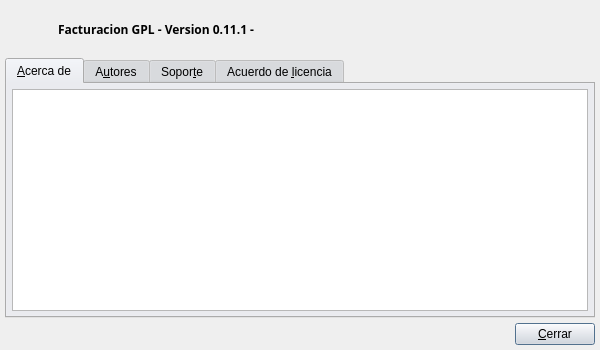
<ui version="4.0" >
 <class>BfAboutBase</class>
 <widget class="QDialog" name="BfAboutBase" >
  <property name="geometry" >
   <rect>
    <x>0</x>
    <y>0</y>
    <width>600</width>
    <height>350</height>
   </rect>
  </property>
  <property name="sizePolicy" >
   <sizepolicy vsizetype="Maximum" hsizetype="Maximum" >
    <horstretch>0</horstretch>
    <verstretch>0</verstretch>
   </sizepolicy>
  </property>
  <property name="minimumSize" >
   <size>
    <width>600</width>
    <height>350</height>
   </size>
  </property>
  <property name="maximumSize" >
   <size>
    <width>600</width>
    <height>350</height>
   </size>
  </property>
  <property name="palette" >
   <palette>
    <active>
     <colorrole role="WindowText" >
      <brush brushstyle="SolidPattern" >
       <color alpha="255" >
        <red>0</red>
        <green>0</green>
        <blue>0</blue>
       </color>
      </brush>
     </colorrole>
     <colorrole role="Button" >
      <brush brushstyle="SolidPattern" >
       <color alpha="255" >
        <red>221</red>
        <green>223</green>
        <blue>228</blue>
       </color>
      </brush>
     </colorrole>
     <colorrole role="Light" >
      <brush brushstyle="SolidPattern" >
       <color alpha="255" >
        <red>255</red>
        <green>255</green>
        <blue>255</blue>
       </color>
      </brush>
     </colorrole>
     <colorrole role="Midlight" >
      <brush brushstyle="SolidPattern" >
       <color alpha="255" >
        <red>255</red>
        <green>255</green>
        <blue>255</blue>
       </color>
      </brush>
     </colorrole>
     <colorrole role="Dark" >
      <brush brushstyle="SolidPattern" >
       <color alpha="255" >
        <red>85</red>
        <green>85</green>
        <blue>85</blue>
       </color>
      </brush>
     </colorrole>
     <colorrole role="Mid" >
      <brush brushstyle="SolidPattern" >
       <color alpha="255" >
        <red>199</red>
        <green>199</green>
        <blue>199</blue>
       </color>
      </brush>
     </colorrole>
     <colorrole role="Text" >
      <brush brushstyle="SolidPattern" >
       <color alpha="255" >
        <red>0</red>
        <green>0</green>
        <blue>0</blue>
       </color>
      </brush>
     </colorrole>
     <colorrole role="BrightText" >
      <brush brushstyle="SolidPattern" >
       <color alpha="255" >
        <red>255</red>
        <green>255</green>
        <blue>255</blue>
       </color>
      </brush>
     </colorrole>
     <colorrole role="ButtonText" >
      <brush brushstyle="SolidPattern" >
       <color alpha="255" >
        <red>0</red>
        <green>0</green>
        <blue>0</blue>
       </color>
      </brush>
     </colorrole>
     <colorrole role="Base" >
      <brush brushstyle="SolidPattern" >
       <color alpha="255" >
        <red>255</red>
        <green>255</green>
        <blue>255</blue>
       </color>
      </brush>
     </colorrole>
     <colorrole role="Window" >
      <brush brushstyle="SolidPattern" >
       <color alpha="255" >
        <red>239</red>
        <green>239</green>
        <blue>239</blue>
       </color>
      </brush>
     </colorrole>
     <colorrole role="Shadow" >
      <brush brushstyle="SolidPattern" >
       <color alpha="255" >
        <red>0</red>
        <green>0</green>
        <blue>0</blue>
       </color>
      </brush>
     </colorrole>
     <colorrole role="Highlight" >
      <brush brushstyle="SolidPattern" >
       <color alpha="255" >
        <red>103</red>
        <green>141</green>
        <blue>178</blue>
       </color>
      </brush>
     </colorrole>
     <colorrole role="HighlightedText" >
      <brush brushstyle="SolidPattern" >
       <color alpha="255" >
        <red>255</red>
        <green>255</green>
        <blue>255</blue>
       </color>
      </brush>
     </colorrole>
     <colorrole role="Link" >
      <brush brushstyle="SolidPattern" >
       <color alpha="255" >
        <red>0</red>
        <green>0</green>
        <blue>238</blue>
       </color>
      </brush>
     </colorrole>
     <colorrole role="LinkVisited" >
      <brush brushstyle="SolidPattern" >
       <color alpha="255" >
        <red>82</red>
        <green>24</green>
        <blue>139</blue>
       </color>
      </brush>
     </colorrole>
     <colorrole role="AlternateBase" >
      <brush brushstyle="SolidPattern" >
       <color alpha="255" >
        <red>232</red>
        <green>232</green>
        <blue>232</blue>
       </color>
      </brush>
     </colorrole>
    </active>
    <inactive>
     <colorrole role="WindowText" >
      <brush brushstyle="SolidPattern" >
       <color alpha="255" >
        <red>0</red>
        <green>0</green>
        <blue>0</blue>
       </color>
      </brush>
     </colorrole>
     <colorrole role="Button" >
      <brush brushstyle="SolidPattern" >
       <color alpha="255" >
        <red>221</red>
        <green>223</green>
        <blue>228</blue>
       </color>
      </brush>
     </colorrole>
     <colorrole role="Light" >
      <brush brushstyle="SolidPattern" >
       <color alpha="255" >
        <red>255</red>
        <green>255</green>
        <blue>255</blue>
       </color>
      </brush>
     </colorrole>
     <colorrole role="Midlight" >
      <brush brushstyle="SolidPattern" >
       <color alpha="255" >
        <red>255</red>
        <green>255</green>
        <blue>255</blue>
       </color>
      </brush>
     </colorrole>
     <colorrole role="Dark" >
      <brush brushstyle="SolidPattern" >
       <color alpha="255" >
        <red>85</red>
        <green>85</green>
        <blue>85</blue>
       </color>
      </brush>
     </colorrole>
     <colorrole role="Mid" >
      <brush brushstyle="SolidPattern" >
       <color alpha="255" >
        <red>199</red>
        <green>199</green>
        <blue>199</blue>
       </color>
      </brush>
     </colorrole>
     <colorrole role="Text" >
      <brush brushstyle="SolidPattern" >
       <color alpha="255" >
        <red>0</red>
        <green>0</green>
        <blue>0</blue>
       </color>
      </brush>
     </colorrole>
     <colorrole role="BrightText" >
      <brush brushstyle="SolidPattern" >
       <color alpha="255" >
        <red>255</red>
        <green>255</green>
        <blue>255</blue>
       </color>
      </brush>
     </colorrole>
     <colorrole role="ButtonText" >
      <brush brushstyle="SolidPattern" >
       <color alpha="255" >
        <red>0</red>
        <green>0</green>
        <blue>0</blue>
       </color>
      </brush>
     </colorrole>
     <colorrole role="Base" >
      <brush brushstyle="SolidPattern" >
       <color alpha="255" >
        <red>255</red>
        <green>255</green>
        <blue>255</blue>
       </color>
      </brush>
     </colorrole>
     <colorrole role="Window" >
      <brush brushstyle="SolidPattern" >
       <color alpha="255" >
        <red>239</red>
        <green>239</green>
        <blue>239</blue>
       </color>
      </brush>
     </colorrole>
     <colorrole role="Shadow" >
      <brush brushstyle="SolidPattern" >
       <color alpha="255" >
        <red>0</red>
        <green>0</green>
        <blue>0</blue>
       </color>
      </brush>
     </colorrole>
     <colorrole role="Highlight" >
      <brush brushstyle="SolidPattern" >
       <color alpha="255" >
        <red>103</red>
        <green>141</green>
        <blue>178</blue>
       </color>
      </brush>
     </colorrole>
     <colorrole role="HighlightedText" >
      <brush brushstyle="SolidPattern" >
       <color alpha="255" >
        <red>255</red>
        <green>255</green>
        <blue>255</blue>
       </color>
      </brush>
     </colorrole>
     <colorrole role="Link" >
      <brush brushstyle="SolidPattern" >
       <color alpha="255" >
        <red>0</red>
        <green>0</green>
        <blue>238</blue>
       </color>
      </brush>
     </colorrole>
     <colorrole role="LinkVisited" >
      <brush brushstyle="SolidPattern" >
       <color alpha="255" >
        <red>82</red>
        <green>24</green>
        <blue>139</blue>
       </color>
      </brush>
     </colorrole>
     <colorrole role="AlternateBase" >
      <brush brushstyle="SolidPattern" >
       <color alpha="255" >
        <red>232</red>
        <green>232</green>
        <blue>232</blue>
       </color>
      </brush>
     </colorrole>
    </inactive>
    <disabled>
     <colorrole role="WindowText" >
      <brush brushstyle="SolidPattern" >
       <color alpha="255" >
        <red>128</red>
        <green>128</green>
        <blue>128</blue>
       </color>
      </brush>
     </colorrole>
     <colorrole role="Button" >
      <brush brushstyle="SolidPattern" >
       <color alpha="255" >
        <red>221</red>
        <green>223</green>
        <blue>228</blue>
       </color>
      </brush>
     </colorrole>
     <colorrole role="Light" >
      <brush brushstyle="SolidPattern" >
       <color alpha="255" >
        <red>255</red>
        <green>255</green>
        <blue>255</blue>
       </color>
      </brush>
     </colorrole>
     <colorrole role="Midlight" >
      <brush brushstyle="SolidPattern" >
       <color alpha="255" >
        <red>255</red>
        <green>255</green>
        <blue>255</blue>
       </color>
      </brush>
     </colorrole>
     <colorrole role="Dark" >
      <brush brushstyle="SolidPattern" >
       <color alpha="255" >
        <red>85</red>
        <green>85</green>
        <blue>85</blue>
       </color>
      </brush>
     </colorrole>
     <colorrole role="Mid" >
      <brush brushstyle="SolidPattern" >
       <color alpha="255" >
        <red>199</red>
        <green>199</green>
        <blue>199</blue>
       </color>
      </brush>
     </colorrole>
     <colorrole role="Text" >
      <brush brushstyle="SolidPattern" >
       <color alpha="255" >
        <red>199</red>
        <green>199</green>
        <blue>199</blue>
       </color>
      </brush>
     </colorrole>
     <colorrole role="BrightText" >
      <brush brushstyle="SolidPattern" >
       <color alpha="255" >
        <red>255</red>
        <green>255</green>
        <blue>255</blue>
       </color>
      </brush>
     </colorrole>
     <colorrole role="ButtonText" >
      <brush brushstyle="SolidPattern" >
       <color alpha="255" >
        <red>128</red>
        <green>128</green>
        <blue>128</blue>
       </color>
      </brush>
     </colorrole>
     <colorrole role="Base" >
      <brush brushstyle="SolidPattern" >
       <color alpha="255" >
        <red>239</red>
        <green>239</green>
        <blue>239</blue>
       </color>
      </brush>
     </colorrole>
     <colorrole role="Window" >
      <brush brushstyle="SolidPattern" >
       <color alpha="255" >
        <red>239</red>
        <green>239</green>
        <blue>239</blue>
       </color>
      </brush>
     </colorrole>
     <colorrole role="Shadow" >
      <brush brushstyle="SolidPattern" >
       <color alpha="255" >
        <red>0</red>
        <green>0</green>
        <blue>0</blue>
       </color>
      </brush>
     </colorrole>
     <colorrole role="Highlight" >
      <brush brushstyle="SolidPattern" >
       <color alpha="255" >
        <red>86</red>
        <green>117</green>
        <blue>148</blue>
       </color>
      </brush>
     </colorrole>
     <colorrole role="HighlightedText" >
      <brush brushstyle="SolidPattern" >
       <color alpha="255" >
        <red>255</red>
        <green>255</green>
        <blue>255</blue>
       </color>
      </brush>
     </colorrole>
     <colorrole role="Link" >
      <brush brushstyle="SolidPattern" >
       <color alpha="255" >
        <red>0</red>
        <green>0</green>
        <blue>238</blue>
       </color>
      </brush>
     </colorrole>
     <colorrole role="LinkVisited" >
      <brush brushstyle="SolidPattern" >
       <color alpha="255" >
        <red>82</red>
        <green>24</green>
        <blue>139</blue>
       </color>
      </brush>
     </colorrole>
     <colorrole role="AlternateBase" >
      <brush brushstyle="SolidPattern" >
       <color alpha="255" >
        <red>232</red>
        <green>232</green>
        <blue>232</blue>
       </color>
      </brush>
     </colorrole>
    </disabled>
   </palette>
  </property>
  <property name="windowTitle" >
   <string>Acerca de Iglues/BulmaFact</string>
  </property>
  <property name="windowIcon" >
   <iconset>
    <normaloff/>
   </iconset>
  </property>
  <layout class="QHBoxLayout" >
   <property name="spacing" >
    <number>5</number>
   </property>
   <property name="margin" >
    <number>5</number>
   </property>
   <item>
    <layout class="QVBoxLayout" >
     <property name="spacing" >
      <number>5</number>
     </property>
     <property name="margin" >
      <number>0</number>
     </property>
     <item>
      <layout class="QHBoxLayout" >
       <property name="spacing" >
        <number>5</number>
       </property>
       <property name="margin" >
        <number>0</number>
       </property>
       <item>
        <widget class="QLabel" name="label" >
         <property name="minimumSize" >
          <size>
           <width>48</width>
           <height>48</height>
          </size>
         </property>
         <property name="maximumSize" >
          <size>
           <width>48</width>
           <height>48</height>
          </size>
         </property>
         <property name="text" >
          <string/>
         </property>
         <property name="pixmap" >
          <pixmap resource="../../bulmages.qrc" >:/Images/iconbulmafact.png</pixmap>
         </property>
         <property name="scaledContents" >
          <bool>true</bool>
         </property>
        </widget>
       </item>
       <item>
        <widget class="QLabel" name="mui_lbversion" >
         <property name="font" >
          <font>
           <family>Sans Serif</family>
           <pointsize>9</pointsize>
           <weight>75</weight>
           <italic>false</italic>
           <bold>true</bold>
           <underline>false</underline>
           <strikeout>false</strikeout>
          </font>
         </property>
         <property name="text" >
          <string>Facturacion GPL - Version 0.11.1 -</string>
         </property>
        </widget>
       </item>
       <item>
        <spacer>
         <property name="orientation" >
          <enum>Qt::Horizontal</enum>
         </property>
         <property name="sizeHint" stdset="0" >
          <size>
           <width>40</width>
           <height>20</height>
          </size>
         </property>
        </spacer>
       </item>
      </layout>
     </item>
     <item>
      <widget class="QTabWidget" name="TabWidget2" >
       <property name="focusPolicy" >
        <enum>Qt::StrongFocus</enum>
       </property>
       <property name="layoutDirection" >
        <enum>Qt::LeftToRight</enum>
       </property>
       <property name="currentIndex" >
        <number>0</number>
       </property>
       <widget class="QWidget" name="Acercade" >
        <attribute name="title" >
         <string>&amp;Acerca de</string>
        </attribute>
        <layout class="QHBoxLayout" >
         <property name="spacing" >
          <number>5</number>
         </property>
         <property name="margin" >
          <number>5</number>
         </property>
         <item>
          <widget class="QTextEdit" name="textEdit_sobre" >
           <property name="focusPolicy" >
            <enum>Qt::StrongFocus</enum>
           </property>
           <property name="readOnly" >
            <bool>true</bool>
           </property>
          </widget>
         </item>
        </layout>
       </widget>
       <widget class="QWidget" name="autores" >
        <attribute name="title" >
         <string>A&amp;utores</string>
        </attribute>
        <layout class="QHBoxLayout" >
         <property name="spacing" >
          <number>5</number>
         </property>
         <property name="margin" >
          <number>5</number>
         </property>
         <item>
          <widget class="QTextEdit" name="textEdit_autores" >
           <property name="focusPolicy" >
            <enum>Qt::StrongFocus</enum>
           </property>
           <property name="autoFormatting" >
            <set>QTextEdit::AutoAll</set>
           </property>
           <property name="readOnly" >
            <bool>true</bool>
           </property>
           <property name="html" >
            <string>&lt;!DOCTYPE HTML PUBLIC "-//W3C//DTD HTML 4.0//EN" "http://www.w3.org/TR/REC-html40/strict.dtd">
&lt;html>&lt;head>&lt;meta name="qrichtext" content="1" />&lt;style type="text/css">
p, li { white-space: pre-wrap; }
&lt;/style>&lt;/head>&lt;body style=" font-family:'Sans Serif'; font-size:7pt; font-weight:400; font-style:normal;">
&lt;p style="-qt-paragraph-type:empty; margin-top:12px; margin-bottom:12px; margin-left:0px; margin-right:0px; -qt-block-indent:0; text-indent:0px; font-size:9pt;">&lt;/p>&lt;/body>&lt;/html></string>
           </property>
          </widget>
         </item>
        </layout>
       </widget>
       <widget class="QWidget" name="soporte" >
        <attribute name="title" >
         <string>Sopor&amp;te</string>
        </attribute>
        <layout class="QHBoxLayout" >
         <property name="spacing" >
          <number>5</number>
         </property>
         <property name="margin" >
          <number>5</number>
         </property>
         <item>
          <widget class="QTextEdit" name="textEdit_soporte" >
           <property name="focusPolicy" >
            <enum>Qt::TabFocus</enum>
           </property>
           <property name="readOnly" >
            <bool>true</bool>
           </property>
          </widget>
         </item>
        </layout>
       </widget>
       <widget class="QWidget" name="licencia" >
        <attribute name="title" >
         <string>Acuerdo de &amp;licencia</string>
        </attribute>
        <layout class="QHBoxLayout" >
         <property name="spacing" >
          <number>5</number>
         </property>
         <property name="margin" >
          <number>5</number>
         </property>
         <item>
          <widget class="QTextEdit" name="textEdit_licencia" >
           <property name="focusPolicy" >
            <enum>Qt::StrongFocus</enum>
           </property>
           <property name="readOnly" >
            <bool>true</bool>
           </property>
          </widget>
         </item>
        </layout>
       </widget>
      </widget>
     </item>
     <item>
      <layout class="QHBoxLayout" >
       <property name="spacing" >
        <number>5</number>
       </property>
       <property name="margin" >
        <number>0</number>
       </property>
       <item>
        <spacer>
         <property name="orientation" >
          <enum>Qt::Horizontal</enum>
         </property>
         <property name="sizeHint" stdset="0" >
          <size>
           <width>40</width>
           <height>20</height>
          </size>
         </property>
        </spacer>
       </item>
       <item>
        <widget class="QPushButton" name="pushButton_cerrar" >
         <property name="text" >
          <string>&amp;Cerrar</string>
         </property>
        </widget>
       </item>
      </layout>
     </item>
    </layout>
   </item>
  </layout>
 </widget>
 <layoutdefault spacing="5" margin="5" />
 <resources>
  <include location="../../bulmages.qrc" />
 </resources>
 <connections>
  <connection>
   <sender>pushButton_cerrar</sender>
   <signal>clicked()</signal>
   <receiver>BfAboutBase</receiver>
   <slot>close()</slot>
   <hints>
    <hint type="sourcelabel" >
     <x>546</x>
     <y>325</y>
    </hint>
    <hint type="destinationlabel" >
     <x>299</x>
     <y>174</y>
    </hint>
   </hints>
  </connection>
 </connections>
</ui>
